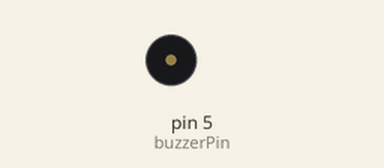
Bench run of a sketch on a simulated Arduino Uno, built with avr-gcc and run on an emulated ATmega328P. Parts: buzzer (waves = sounding).

Above: at 0.5 s.
Timing chart, 0 to 3.0 s (numbered marks = the images above):
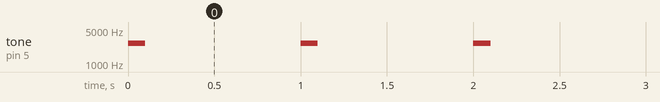

Measured:
- by itself, tone on pin 5 (buzzerPin): alternates 2700 Hz for 0.10 s and silent for 0.90 s

The sketch:

Buta-Buzzer-Test1.ino
```cpp
//A sketch to demonstrate the tone() function on the Buta Board

//Specify digital pin on the Arduino that the control pin of the piezo buzzer is attached.
int buzzerPin = 5;

void setup() {

}//close setup

void loop() {

  /*Tone needs 2 arguments, but can take three
    1) Pin#
    2) Frequency - this is in hertz (cycles per second) which determines the pitch of the noise made
    3) Duration - how long the tone plays
  */
  tone(buzzerPin, 2700,100);
  delay(500);
  noTone(buzzerPin);
  delay(500);

}
```
